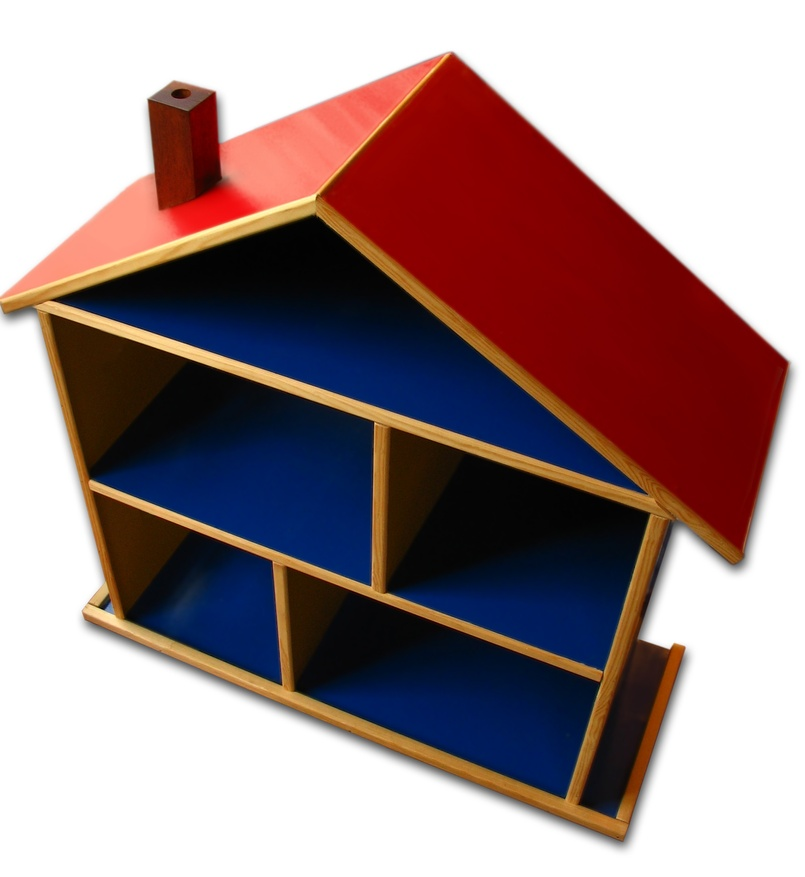
#> input picture data/raw/doll-house.jpg, 805 x 877 px, shrunk from 1704 x 1857 before the run, found by its file name
$ python process_img.py
#> lines starting #> are read from the running program, lines starting #| are printed output that depends on the picture; after the words box and inside, x2 and y2 are one past the last pixel; in counts of white or black regions, pixels touching at a corner belong together
# This is a sample Python script.

# Press ⌃R to execute it or replace it with your code.
# Press Double ⇧ to search everywhere for classes, files, tool windows, actions, and settings.

import cv2
import matplotlib.pyplot as plt

def canny_edge_detection(img_src):
#> called with img_src = 'data/raw/doll-house.jpg'
    img = cv2.imread(img_src)
#> img is the input picture: shape (877, 805, 3); mean B, G, R 135, 133.7, 156.4

    edges = cv2.Canny(img, 100, 200, 3, L2gradient=True)
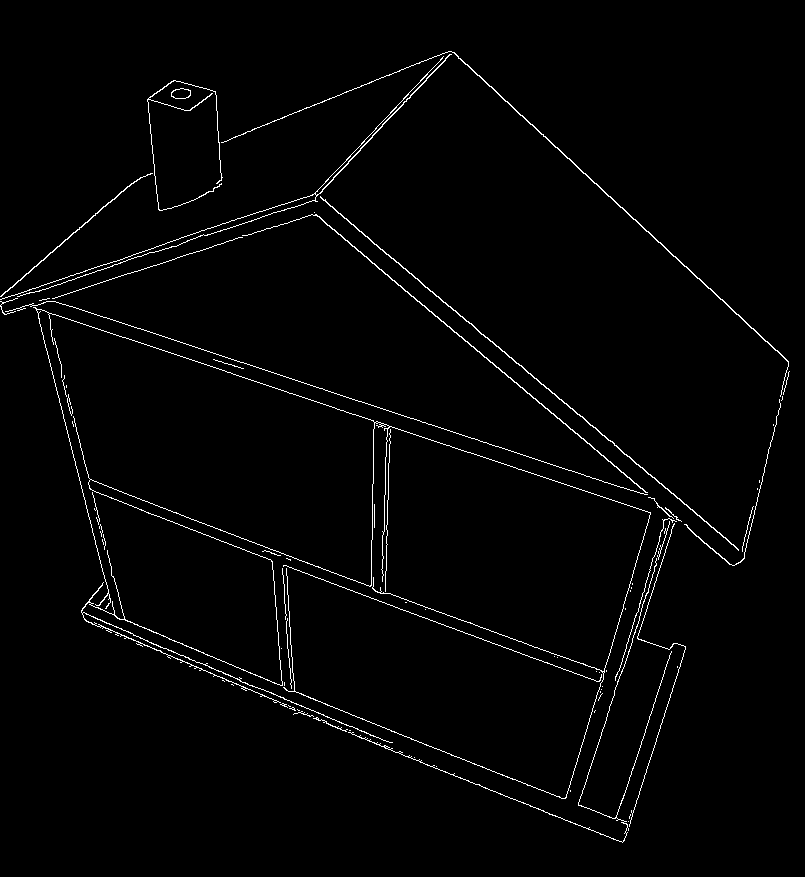
#> edges: shape (877, 805); 1.7% white in thin lines or dots, all inside (x1, y1, x2, y2) = (0, 51, 790, 843)
    plt.figure()
    plt.title('Dollhouse')
    plt.imsave('data/processed/doll-canny.png', edges, cmap='gray', format='png')
    plt.imshow(edges, cmap='gray')
    plt.show()


if __name__ == '__main__':
    canny_edge_detection('data/raw/doll-house.jpg')
